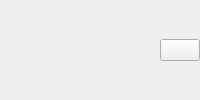
       <widget class="QFrame" name="fr_menu_top">
        <layout class="QHBoxLayout" name="hlay_menu_top">
         <property name="spacing">
          <number>0</number>
         </property>
         <property name="leftMargin">
          <number>0</number>
         </property>
         <property name="topMargin">
          <number>0</number>
         </property>
         <property name="rightMargin">
          <number>0</number>
         </property>
         <property name="bottomMargin">
          <number>0</number>
         </property>
         <item>
          <widget class="QLabel" name="lb_mt_ico"/>
         </item>
         <item>
          <spacer name="horizontalSpacer_2">
           <property name="orientation">
            <enum>Qt::Horizontal</enum>
           </property>
           <property name="sizeHint" stdset="0">
            <size>
             <width>40</width>
             <height>20</height>
            </size>
           </property>
          </spacer>
         </item>
         <item>
          <widget class="QLabel" name="lb_mt_nom"/>
         </item>
         <item>
          <spacer name="horizontalSpacer_1">
           <property name="orientation">
            <enum>Qt::Horizontal</enum>
           </property>
           <property name="sizeHint" stdset="0">
            <size>
             <width>40</width>
             <height>20</height>
            </size>
           </property>
          </spacer>
         </item>
         <item>
          <widget class="QPushButton" name="pb_mt_quitter"/>
         </item>
        </layout>
       </widget>
